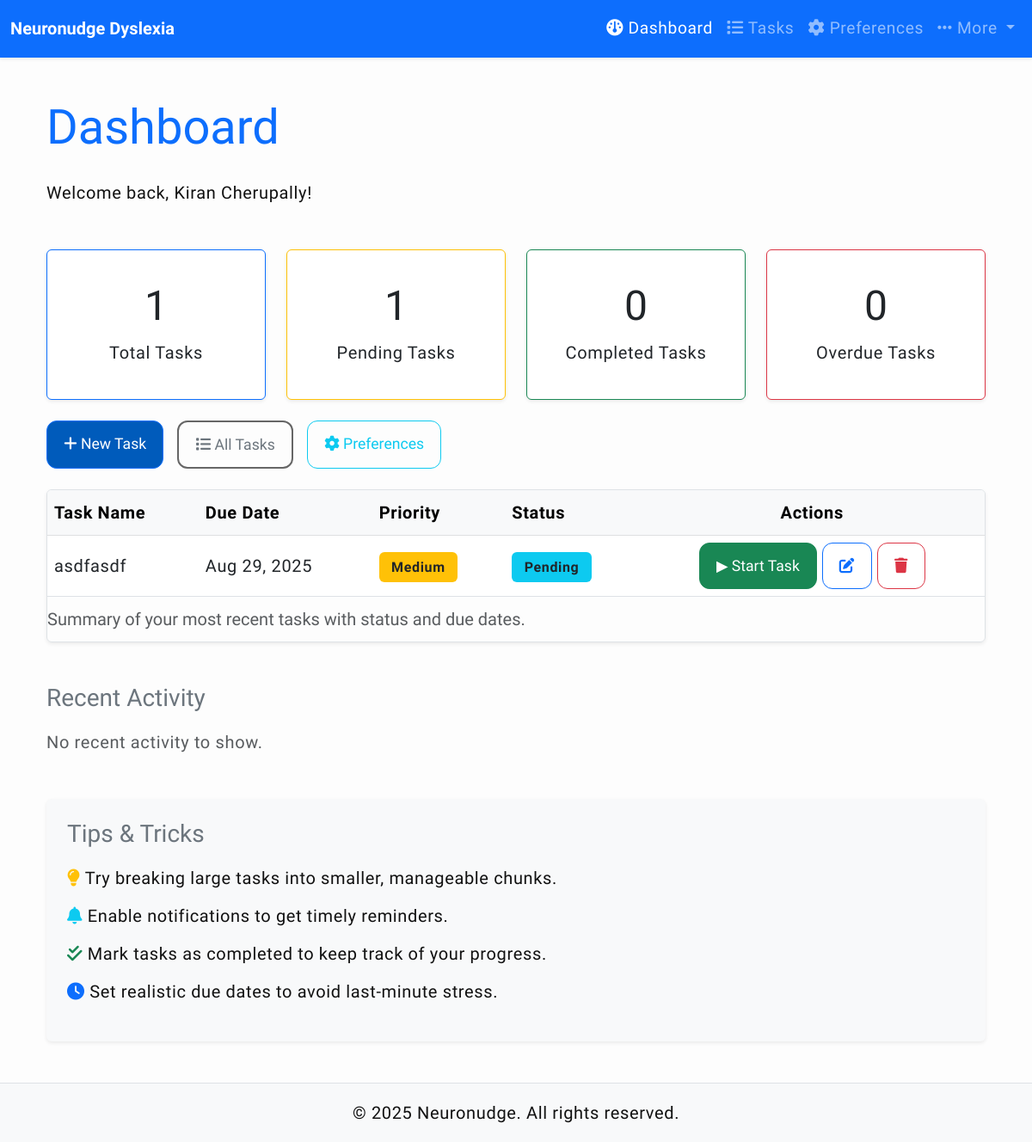
Before: /dashboard (signed in) with the older database file.
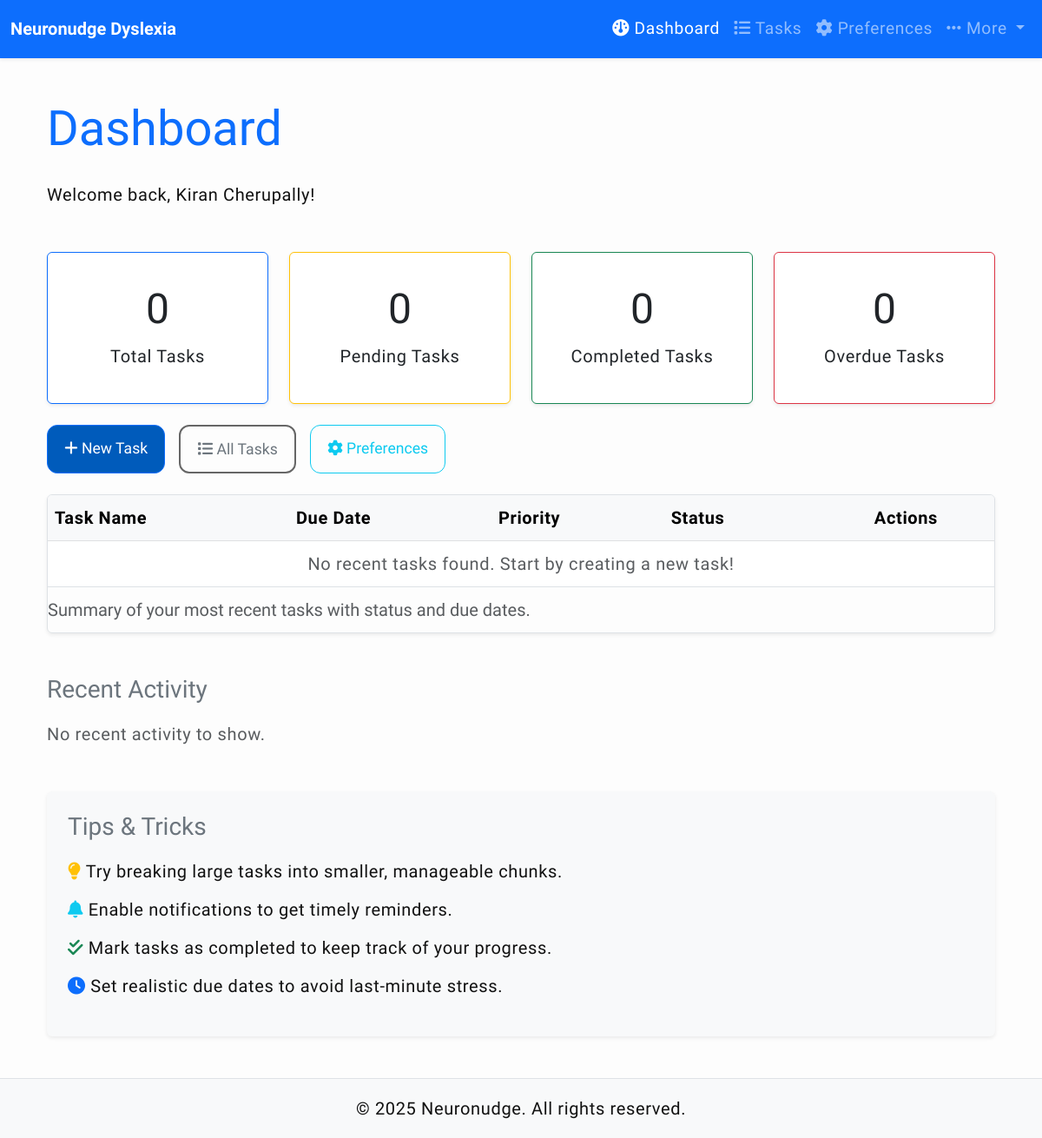
After: the same page with the newer database file.
### Neuronudge/models.py (models this page shows, shortened)
class User(UserMixin, db.Model):
    id = db.Column(db.Integer, primary_key=True)
    name = db.Column(db.String(150), nullable=True)                # full name
    username = db.Column(db.String(150), unique=True, nullable=False)
    email = db.Column(db.String(150), unique=True, nullable=False)
    password_hash = db.Column(db.String(256), nullable=False)
    profile_type = db.Column(db.String(50), nullable=False, default='General')
    created_at = db.Column(db.DateTime, default=datetime.utcnow)
    tasks = db.relationship('Task', backref='user', lazy=True)
    logs = db.relationship('ActivityLog', backref='user', lazy=True)
    preferences = db.relationship('OnboardingPreferences', back_populates='user', uselist=False)
    avatar_url = db.Column(db.String(300), default=None)
    registered_on = db.Column(db.DateTime, default=datetime.utcnow)

class Task(db.Model):
    id = db.Column(db.Integer, primary_key=True)
    title = db.Column(db.String(255), nullable=False)
    description = db.Column(db.Text, nullable=False)
    due_date = db.Column(db.DateTime)
    completed = db.Column(db.Boolean, default=False)
    priority = db.Column(db.Integer, default=3)         # 1 = high, 2 = med, 3 = low
    reminder_set = db.Column(db.Boolean, default=False)
    created_at = db.Column(db.DateTime, default=datetime.utcnow)
    updated_at = db.Column(db.DateTime, default=datetime.utcnow, onupdate=datetime.utcnow)
    user_id = db.Column(db.Integer, db.ForeignKey('user.id'), nullable=False)

### Neuronudge/views.py (the view)
@views.route('/dashboard')
@login_required
def dashboard():
    page = request.args.get('page', 1, type=int)
    per_page = 10
    filter_status = request.args.get('status', 'all')
    filter_priority = request.args.get('priority', 'all')
    search_term = request.args.get('search', '').strip()
    base_query = Task.query.filter_by(user_id=current_user.id)
    if filter_status == 'completed':
        base_query = base_query.filter_by(completed=True)
    elif filter_status == 'pending':
        base_query = base_query.filter_by(completed=False)
    if filter_priority in ['1', '2', '3']:
        base_query = base_query.filter_by(priority=int(filter_priority))
    if search_term:
        base_query = base_query.filter(Task.title.ilike(f'%{search_term}%'))
    tasks = base_query.all()
    paginated_tasks = base_query.order_by(
        Task.priority.asc(),
        Task.due_date.asc().nulls_last()
    ).paginate(page=page, per_page=per_page)
    total_tasks = Task.query.filter_by(user_id=current_user.id).count()
    pending_tasks = Task.query.filter_by(user_id=current_user.id, completed=False).count()
    completed_tasks = Task.query.filter_by(user_id=current_user.id, completed=True).count()
    overdue_tasks = Task.query.filter(
        Task.user_id == current_user.id,
        Task.completed == False,
        Task.due_date != None,
        Task.due_date < datetime.utcnow()
    ).count()
    task_counts = {
        'total': total_tasks,
        'pending': pending_tasks,
        'completed': completed_tasks,
        'overdue': overdue_tasks
    }
    recent_tasks = Task.query.filter_by(user_id=current_user.id).order_by(
        Task.priority.asc(),
        Task.due_date.asc().nulls_last()
    ).limit(10).all()
    onboarding = OnboardingPreferences.query.filter_by(user_id=current_user.id).first()
    profile_type = getattr(current_user, "profile_type", "general").lower()
    if profile_type == "dyslexia":
        dashboard_template = "dashboard_dyslexia.html"
    elif profile_type == "adhd":
        dashboard_template = "dashboard_adhd.html"
    else:
        dashboard_template = "dashboard.html"
    return render_template(
        dashboard_template,
        tasks=tasks,   # 👈 still available in all templates
        recent_tasks=recent_tasks,
        onboarding=onboarding,
        filter_status=filter_status,
        filter_priority=filter_priority,
        search_term=search_term,
        task_counts=task_counts,
        pytz=pytz,
        paginated_tasks=paginated_tasks
    )

### Neuronudge/templates/dashboard_dyslexia.html (shortened to what this page needs)
{% extends "layout_dyslexia.html" %}
{% block content %}
<section aria-labelledby="dashboardHeading" class="my-5 dyslexia-mode">
    <div class="container">
        <h1 id="dashboardHeading" class="mb-4 display-4 text-primary">Dashboard</h1>
        <p class="lead">Welcome back, {{ current_user.name or current_user.email }}!</p>
        <div class="row g-4 my-4">
            <div class="col-md-3 col-sm-6" role="region" aria-label="Tasks summary">
                <div class="card shadow-sm border-primary h-100">
                    <div class="card-body text-center">
                        <h2 class="card-title display-5">{{ task_counts.total }}</h2>
                        <p class="card-text fs-5">Total Tasks</p>
                    </div>
                </div>
            </div>
            <div class="col-md-3 col-sm-6" role="region" aria-label="Pending tasks summary">
                <div class="card shadow-sm border-warning h-100">
                    <div class="card-body text-center">
                        <h2 class="card-title display-5">{{ task_counts.pending }}</h2>
                        <p class="card-text fs-5">Pending Tasks</p>
                    </div>
                </div>
            </div>
            <div class="col-md-3 col-sm-6" role="region" aria-label="Completed tasks summary">
                <div class="card shadow-sm border-success h-100">
                    <div class="card-body text-center">
                        <h2 class="card-title display-5">{{ task_counts.completed }}</h2>
                        <p class="card-text fs-5">Completed Tasks</p>
                    </div>
                </div>
            </div>
            <div class="col-md-3 col-sm-6" role="region" aria-label="Overdue tasks summary">
                <div class="card shadow-sm border-danger h-100">
                    <div class="card-body text-center">
                        <h2 class="card-title display-5">{{ task_counts.overdue }}</h2>
                        <p class="card-text fs-5">Overdue Tasks</p>
                    </div>
                </div>
            </div>
        </div>
        <div class="d-flex flex-wrap gap-3 my-4" role="region" aria-label="Quick actions">
            <a href="{{ url_for('views.create_task') }}" class="btn btn-lg btn-primary" aria-label="Create new task">
                <i class="fa-solid fa-plus"></i> New Task
            </a>
            <a href="{{ url_for('views.task_list') }}" class="btn btn-lg btn-outline-secondary" aria-label="View all tasks">
                <i class="fa-solid fa-list"></i> All Tasks
            </a>
            <a href="{{ url_for('views.onboarding') }}" class="btn btn-lg btn-outline-info" aria-label="Update preferences">
                <i class="fa-solid fa-gear"></i> Preferences
            </a>
        </div>
        <div class="table-responsive shadow-sm rounded border mb-5">
            <table class="table table-hover align-middle mb-0" aria-describedby="taskOverviewDesc">
                <caption id="taskOverviewDesc">Summary of your most recent tasks with status and due dates.</caption>
                <thead class="table-light">
                    <tr>
                        <th scope="col">Task Name</th>
                        <th scope="col">Due Date</th>
                        <th scope="col">Priority</th>
                        <th scope="col">Status</th>
                        <th scope="col" class="text-center">Actions</th>
                    </tr>
                </thead>
                <tbody>
                    {% if recent_tasks %}
                        {% for task in recent_tasks %}
                        {% set task_local_due = task.due_date.replace(tzinfo=pytz.UTC).astimezone(pytz.timezone('US/Pacific')) if task.due_date else None %}
                        <tr>
                            <td>{{ task.title }}</td>
                            <td>{{ task_local_due.strftime('%b %d, %Y') if task_local_due else 'No due date' }}</td>
                            <td>
                                {% if task.priority == 1 %}<span class="badge bg-danger">High</span>
                                {% elif task.priority == 2 %}<span class="badge bg-warning text-dark">Medium</span>
                                {% elif task.priority == 3 %}<span class="badge bg-secondary">Low</span>
                                {% else %}<span class="badge bg-secondary">Unknown</span>{% endif %}
                            </td>
                            <td>
                                {% if task.completed %}<span class="badge bg-success">Completed</span>
                                {% else %}<span class="badge bg-info text-dark">Pending</span>{% endif %}
                            </td>
                            <td class="text-center">
                                {% if not task.completed %}
                                <button type="button" class="btn btn-sm btn-success start-task-btn" data-task-id="{{ task.id }}" data-task-title="{{ task.title }}">
                                    ▶ Start Task
                                </button>
                                {% endif %}
                                <a href="{{ url_for('views.edit_task', id=task.id) }}" class="btn btn-sm btn-outline-primary">
                                    <i class="fa-solid fa-pen-to-square"></i>
                                </a>
                                <button type="button" class="btn btn-sm btn-outline-danger btn-delete-task" data-task-id="{{ task.id }}">
                                    <i class="fa-solid fa-trash"></i>
                                </button>
                            </td>
                        </tr>
                        {% endfor %}
                    {% else %}
                    <tr>
                        <td colspan="5" class="text-center text-muted">No recent tasks found. Start by creating a new task!</td>
                    </tr>
                    {% endif %}
                </tbody>
            </table>
        </div>
        <section aria-labelledby="activityFeedHeading" class="mb-5">
            <h2 id="activityFeedHeading" class="h3 mb-3 text-secondary">Recent Activity</h2>
            {% if recent_activity %}
            <ul class="list-group list-group-flush">
                {% for activity in recent_activity %}
                <li class="list-group-item d-flex justify-content-between align-items-center">
                    <div><i class="fa-solid fa-history text-muted"></i> {{ activity.description }}</div>
                    <small class="text-muted">{{ activity.timestamp.strftime('%b %d, %Y %H:%M') }}</small>
                </li>
                {% endfor %}
            </ul>
            {% else %}
            <p class="text-muted">No recent activity to show.</p>
            {% endif %}
        </section>
        <section aria-labelledby="tipsHeading" class="bg-light p-4 rounded shadow-sm">
            <h2 id="tipsHeading" class="h3 mb-3 text-secondary">Tips & Tricks</h2>
            <ul class="list-unstyled">
                <li class="mb-2"><i class="fa-solid fa-lightbulb text-warning"></i> Try breaking large tasks into smaller, manageable chunks.</li>
                <li class="mb-2"><i class="fa-solid fa-bell text-info"></i> Enable notifications to get timely reminders.</li>
                <li class="mb-2"><i class="fa-solid fa-check-double text-success"></i> Mark tasks as completed to keep track of your progress.</li>
                <li class="mb-2"><i class="fa-solid fa-clock text-primary"></i> Set realistic due dates to avoid last-minute stress.</li>
            </ul>
        </section>
    </div>
</section>
{% endblock %}

### Neuronudge/templates/layout_dyslexia.html (shortened to what this page needs)
<!DOCTYPE html>
<html lang="en">
<head>
    <link
        href="https://cdn.jsdelivr.net/npm/bootstrap@5.3.0/dist/css/bootstrap.min.css"
        rel="stylesheet"
    />
    <link
        href="https://cdnjs.cloudflare.com/ajax/libs/font-awesome/6.4.0/css/all.min.css"
        rel="stylesheet"
    />
    <link rel="stylesheet" href="{{ url_for('static', filename='css/style.css') }}">
</head>
<body>
    <nav class="navbar navbar-expand-lg navbar-dark bg-primary shadow-sm">
        <div class="container-fluid">
            <a class="navbar-brand fw-bold" href="{{ url_for('views.dashboard') }}">Neuronudge Dyslexia</a>
            <div class="collapse navbar-collapse" id="navbarContent">
                <ul class="navbar-nav ms-auto mb-2 mb-lg-0">
                    <li class="nav-item">
                        <a class="nav-link {% if request.endpoint == 'views.dashboard' %}active{% endif %}" href="{{ url_for('views.dashboard') }}">
                            <i class="fa-solid fa-gauge"></i> Dashboard
                        </a>
                    </li>
                    <li class="nav-item">
                        <a class="nav-link {% if request.endpoint == 'views.task_list' %}active{% endif %}" href="{{ url_for('views.task_list') }}">
                            <i class="fa-solid fa-list"></i> Tasks
                        </a>
                    </li>
                    <li class="nav-item">
                        <a class="nav-link {% if request.endpoint == 'views.onboarding' %}active{% endif %}" href="{{ url_for('views.onboarding') }}">
                            <i class="fa-solid fa-gear"></i> Preferences
                        </a>
                    </li>
                    <li class="nav-item dropdown">
                        <a
                            class="nav-link dropdown-toggle"
                            href="#"
                            id="moreMenu"
                            role="button"
                            data-bs-toggle="dropdown"
                        >
                            <i class="fa-solid fa-ellipsis"></i> More
                        </a>
                    </li>
                </ul>
            </div>
        </div>
    </nav>
    <div class="container my-4" id="dashboard-container">
        {% block content %}{% endblock %}
    </div>
    <footer class="bg-light text-center py-3 mt-5 border-top">
        <p class="mb-0">&copy; {{ current_year or 2025 }} Neuronudge. All rights reserved.</p>
    </footer>
</body>
</html>

### Neuronudge/static/style.css (style rules this page uses)
body { background-color: #eef; }

### Neuronudge/templates/layout_dyslexia.html (style rules this page uses)
body { font-family: 'Lexend', 'OpenDyslexic', Arial, sans-serif !important; font-size: 1.25rem; line-height: 1.8; background-color: #fdfdfd; color: #111; }
.navbar { font-size: 1.2rem; }
.card { font-size: 1.2rem; padding: 1.25rem; }
p, li, td, th { letter-spacing: 0.04rem; }
.btn { font-size: 1.1rem; padding: 0.8rem 1.2rem; border-radius: 0.75rem; }
.btn-primary { background-color: #005bbb; }
.btn-outline-secondary { border: 2px solid #666; }

Changed rows visible on the page:
removed Task: title "asdfasdf", task_local_due "Aug 29, 2025", priority "Medium", completed "Pending"
Other visible differences:
{{ task_counts.total }}: "1" → "0"
{{ task_counts.pending }}: "1" → "0"
text now shown: "No recent tasks found. Start by creating a new task!"
